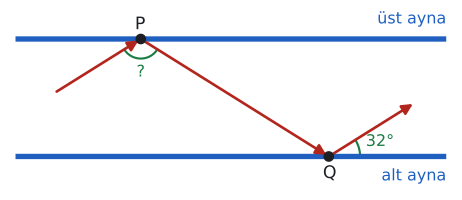

Source code (Python):
import sys; sys.path.insert(0, "tools")
from cizim import *
def yon(d): return np.array([np.cos(np.radians(d)), np.sin(np.radians(d))])
def kesis(p, u, q, v):
    s = np.linalg.solve(np.array([u, -v]).T, q - p); return p + s[0] * u
def aciolc(k, p, q):
    return np.degrees(np.arccos(np.dot(p - k, q - k) / np.linalg.norm(p - k) / np.linalg.norm(q - k)))

# Alıştırma 10: iki paralel ayna. Işın üst aynaya P'de çarpar, alt aynaya Q'da çarpar.
# Q'dan çıkan ışın alt aynayla 32° yapar. P'de gelen ve yansıyan ışın arasındaki açı 180 − 64 = 116°.
h = 3.0; Q = np.array([4.6, 0.0]); P = Q + h / np.sin(np.radians(32)) * yon(148)
gel = P - 2.6 * yon(32); cik = Q + 2.6 * yon(32)
print("P", P, "açı", aciolc(P, gel, Q))
fig, ax = sekil(6, 3.6); ax.set_aspect("equal"); ax.axis("off")
for y, ad, dy in ((h, "üst ayna", 0.3), (0, "alt ayna", -0.3)):
    ax.plot([-3.4, 7.6], [y, y], color=MAVI, lw=4, solid_capstyle="butt")
    ax.text(7.6, y + dy, ad, color=MAVI, ha="right", va="bottom" if dy > 0 else "top", fontsize=12)
ok = dict(arrowstyle="-|>", color=KIRMIZI, lw=2, mutation_scale=16)
ax.annotate("", xy=P, xytext=gel, arrowprops=ok)
ax.annotate("", xy=Q, xytext=P, arrowprops=ok)
ax.annotate("", xy=cik, xytext=Q, arrowprops=ok)
nokta(ax, *P, "P", dx=-0.15, dy=0.25); nokta(ax, *Q, "Q", dx=-0.15, dy=-0.55)
aci(ax, Q, Q + yon(0), cik, r=0.8, ad="32°", renk=YESIL)
aci(ax, P, gel, Q, r=0.5, ad="?", renk=YESIL)
ax.set_xlim(-3.6, 7.8); ax.set_ylim(-0.9, h + 0.8)
kaydet(fig, __file__)
